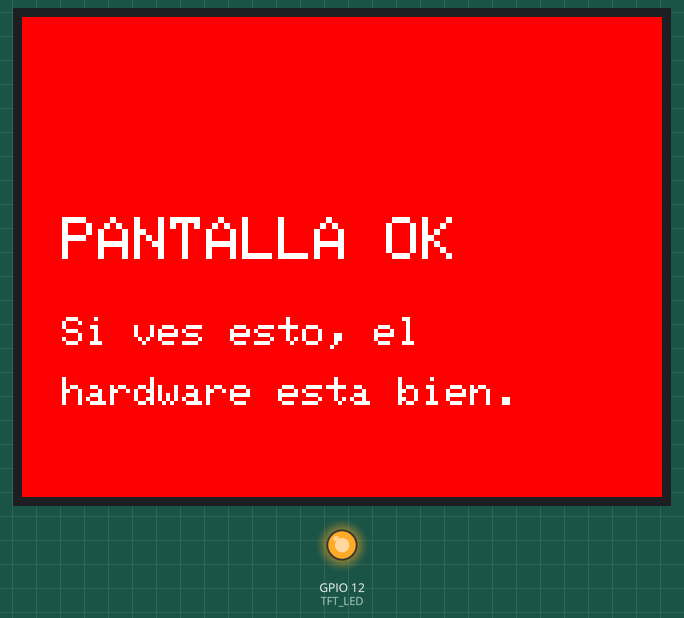
Simulated run of this sketch. Board: ESP32. Shown: 320×240 colour display, output pins drawn as LEDs (lit = HIGH).

Above: at 0.3 s.
At 1.4 s:
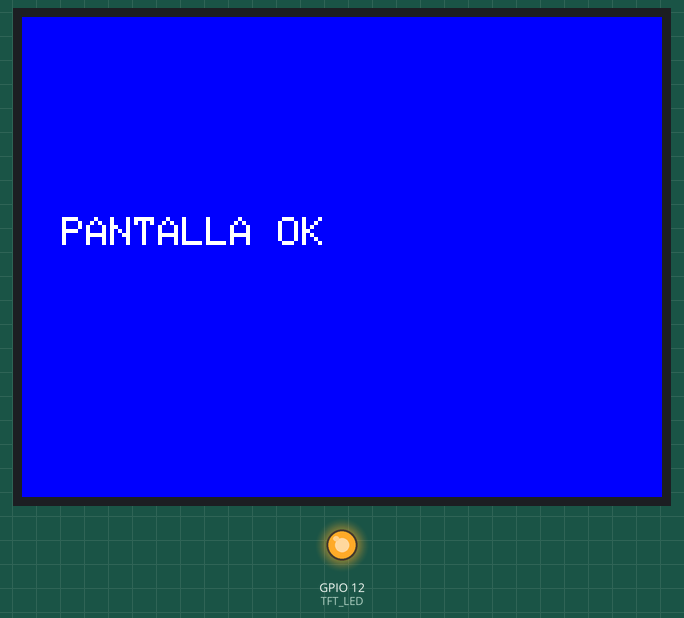
At 2.4 s:
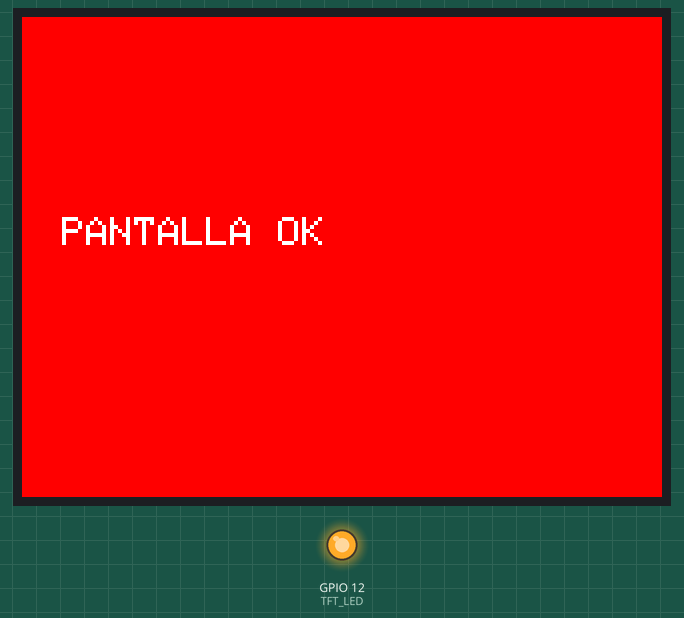

The sketch:

Test_Screen_Emergency.ino
```cpp
/*
 * Test_Screen_Emergency.ino
 * Forza el encendido de la pantalla y el backlight para descartar fallos de hardware.
 */

#include <TFT_eSPI.h>

#define TFT_LED 12 // Pin del Backlight

TFT_eSPI tft = TFT_eSPI();

void setup() {
  // 1. FORZAR BACKLIGHT (Muy importante para ver algo)
  pinMode(TFT_LED, OUTPUT);
  digitalWrite(TFT_LED, HIGH); // Encendido total

  // 2. Inicializar Pantalla
  tft.init();
  tft.setRotation(3);
  tft.fillScreen(TFT_RED); // Fondo rojo para que sea muy visible

  tft.setTextColor(TFT_WHITE);
  tft.setTextSize(3);
  tft.setCursor(20, 100);
  tft.print("PANTALLA OK");

  tft.setTextSize(2);
  tft.setCursor(20, 150);
  tft.print("Si ves esto, el");
  tft.setCursor(20, 180);
  tft.print("hardware esta bien.");
}

void loop() {
  // Parpadeo del fondo para confirmar que el código corre
  delay(1000);
  tft.fillScreen(TFT_BLUE);
  tft.setCursor(20, 100);
  tft.print("PANTALLA OK");
  delay(1000);
  tft.fillScreen(TFT_RED);
  tft.setCursor(20, 100);
  tft.print("PANTALLA OK");
}
```

Measured:
- what the display in image 1 shows lasts 1.1 s, from 1.3 s to 2.4 s
